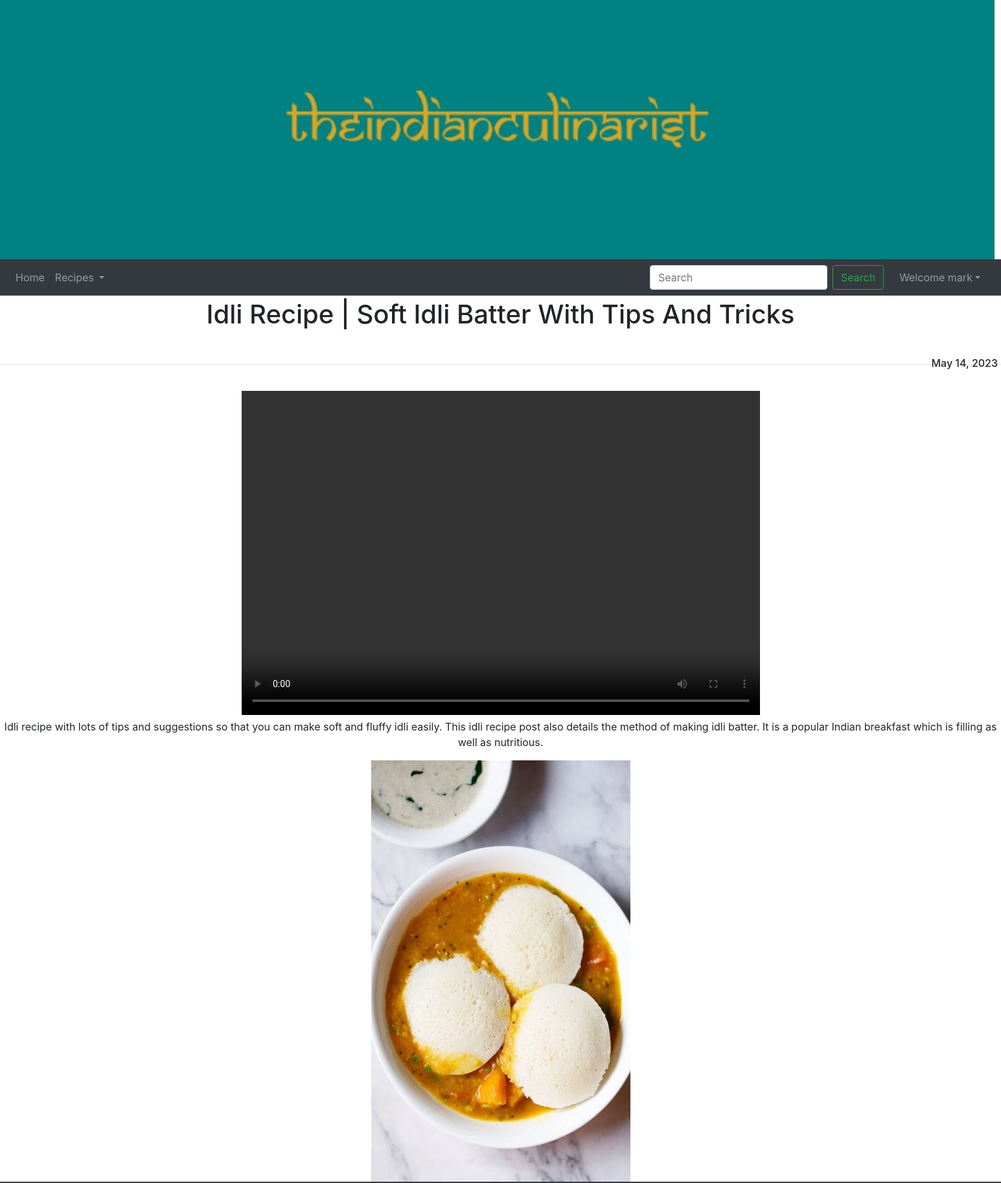
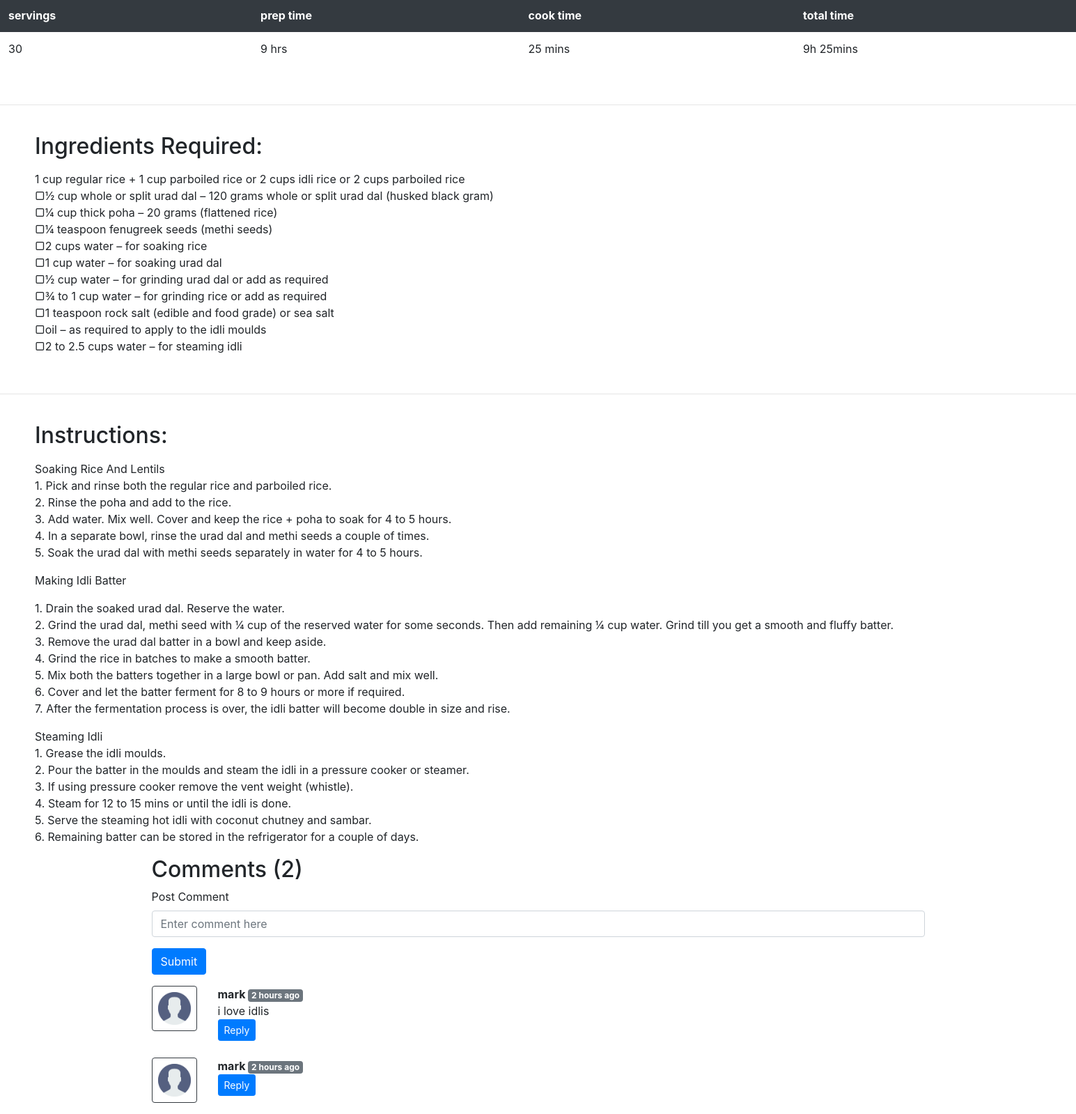
The page /display/Idli Recipe | Soft Idli Batter With Tips And Tricks (signed in) on the database its author committed (2 pictures, top to bottom).
### app/models.py (models this page shows, shortened)
class recipe(models.Model):
    region=models.CharField(max_length=100)
    title =models.CharField(max_length=100)
    image=models.ImageField(upload_to='images',default="")
    date=models.DateField()
    desc =models.TextField()
    ratings =models.FloatField()
    video =models.FileField(upload_to='videos')

class recipe_card(models.Model):
    myfk=models.ForeignKey(recipe,on_delete=models.CASCADE,default="")
    preptime =models.CharField(max_length=100)
    cooktime =models.CharField(max_length=100)
    totaltime =models.CharField(max_length=100)
    servings =models.CharField(max_length=100)
    instructions =models.TextField()
    ingredients=models.TextField(default="")

class Comment(models.Model):
    sno= models.AutoField(primary_key=True)
    comments=models.TextField()
    user=models.ForeignKey(User, on_delete=models.CASCADE)
    post=models.ForeignKey(recipe, on_delete=models.CASCADE)
    parent=models.ForeignKey('self',on_delete=models.CASCADE, null=True )
    timestamp= models.DateTimeField(default=now)

### app/views.py (the view, shortened to what this page needs)
# urls.py: path('display/<topic>', views.display,name="display")
def display(request,topic):
    article=recipe.objects.get(title=topic)
    card=recipe_card.objects.get(myfk=article)
    comments= Comment.objects.filter(post=article,parent=None)
    replies= Comment.objects.filter(post=article).exclude(parent=None)
    replyDict={}
    for reply in replies:
        if reply.parent.sno not in replyDict.keys():
            replyDict[reply.parent.sno]=[reply]
        else:
            replyDict[reply.parent.sno].append(reply)
    return render(request,'app/display.html',{"article":article,"card":card,'comments': comments, 'user': request.user,'replyDict': replyDict})

### app/templatetags/extras.py (called while the page is built)
@register.filter(name='get_val')
def get_val(dict, key):
    return dict.get(key)

### app/templates/app/display.html (shortened to what this page needs)
{% extends 'app/navbar.html' %}
{% block content %}
{% load static %}
{% load humanize %}
{% load extras %}
    <center><h1 style="padding:5px;">{{ article.title }}</h1>
    <br />
    <h6 style="float:right; padding:5px;">{{article.date}} {{article.rating}}</h6>
    <hr />
    <br />
    <video width="800" height="500" controls>
      <source src="/media/{{article.video}}" type="video/mp4">
    </video>
    <p>{{article.desc}}</p>
    <img src="/media/{{article.image}}" class="bd-placeholder-img" width="400" height="650" aria-label="Placeholder: Thumbnail">
    <table class="table table-borderless">
      <thead class="table-dark">
        <tr>
          <th scope="col">servings</th>
          <th scope="col">prep time</th>
          <th scope="col">cook time</th>
          <th scope="col">total time</th>
        </tr>
      </thead>
      <tbody>
        <tr>
          <td>{{card.servings}}</td>
          <td>{{card.preptime}}</td>
          <td>{{card.cooktime}}</td>
          <td>{{card.totaltime}}</td>
        </tr>
      </tbody>
    </table>
    <br />
    <hr />
    <br /></center>
    <div   style="margin-left:50px;">
        <h2>Ingredients Required:</h2>
    <p>{{card.ingredients|linebreaks}}</p>
       </div>
    <br />
     <hr />
    <br />
    <div   style="margin-left:50px;">
        <h2>Instructions:</h2>
        <p>{{card.instructions|linebreaks}}</p>
    </div>
    <div class="container">
    <h2> Comments ({{comments.count}}) </h2>
    <div class="my-2">
        {% if user.is_authenticated %}
        <form action="" method="post">
            <div class="form-group">
                <label for="exampleInputEmail1">Post Comment </label>
                <input type="text" class="form-control" name="comment" placeholder="Enter comment here">
            </div>
            <button type="submit" class="btn btn-primary">Submit</button>
        </form>
        {% else %}
        Please login to post a comment
        {% endif %}
    </div>
    {% for comment in comments %}
    <div class="row my-3">
        <div class="col-md-1  ">
            <img class="rounded mx-auto d-block w-100 border border-dark p-2" src="{% static 'images/user.png' %}" alt="user">
        </div>
        <div class="col-md-11 ">
            <b> {{comment.user.username}} </b> <span class="badge badge-secondary ">{{comment.timestamp|naturaltime}}</span>
            <div>{{comment.comments}}</div>
            <div class="reply mx-0">
                {% if user.is_authenticated %}
                <button class="btn btn-sm btn-primary" type="button" data-toggle="collapse" data-target="#replyBox{{comment.sno}}" aria-expanded="false" aria-controls="replyBox{{comment.sno}}">
                    Reply
                </button>
                {% else %}
                <button class="btn btn-sm btn-primary" type="button" data-toggle="collapse" data-target="#replyBox{{comment.sno}}" aria-expanded="false" aria-controls="replyBox{{comment.sno}}">
                    Login to reply
                </button>
                {% endif %}
            </div>
        </div>
    </div>
    {% endfor %}
    </div>
{% endblock %}

### app/templates/app/navbar.html (shortened to what this page needs)
{% load static %}
<!DOCTYPE html>
<html lang="en" xmlns="http://www.w3.org/1999/xhtml">
<head>
    <link rel="stylesheet" href="https://cdn.jsdelivr.net/npm/bootstrap@4.6.2/dist/css/bootstrap.min.css">
</head>
<body>
    <div>
        <img src="{% static 'images/Samarkan.png' %}" width="1535px" height="400px">
    </div>
    <nav class="navbar sticky-top navbar-expand-lg navbar-dark bg-dark">
        <div class="collapse navbar-collapse" id="navbarSupportedContent">
            <ul class="navbar-nav mr-auto">
                <li class="nav-item">
                    <a class="nav-link" href="{% url "home" %}">Home</a>
                </li>
                <li class="nav-item dropdown">
                    <a class="nav-link dropdown-toggle" href="#" role="button" data-toggle="dropdown" aria-expanded="false">
                        Recipes
                    </a>
                </li>
            </ul>
        </div>
        <form method="get" action="/search" class="form-inline my-2 my-lg-0 mx-3">
            <input class="form-control mr-sm-2" type="search" placeholder="Search" aria-label="Search" name="search" id="search">
            <button class="btn btn-outline-success my-2 my-sm-0" type="submit">Search</button>
        </form>
        {% if user.is_authenticated %}
<ul class="navbar-nav mr-2">
<li class="nav-item dropdown">
<a class="nav-link dropdown-toggle" href='#' id="navbarDropdown" role="button" data-toggle="dropdown"> Welcome {{request.user}}</a>
      </li>
      </ul>
{% endif %}
    </nav>
    {% block content %}
    {% endblock %}
</body>
</html>

### rows shown on the page
recipe: title "Idli Recipe | Soft Idli Batter With Tips And Tricks", date "May 14, 2023", desc "Idli recipe with lots of tips and suggestions so that you can make soft and fluffy idli easily. This idli recipe post also details the method of making idli batter. It is a popular Indian breakfast which is filling as well as nutritious.", image (picture)
recipe_card: servings "30", preptime "9 hrs", cooktime "25 mins", totaltime "9h 25mins", ingredients "1 cup regular rice + 1 cup parboiled rice or 2 cups idli rice or 2 cups parboiled rice ▢½ cup whole or split urad dal – 120 grams whole or split urad dal (husked black gram) ▢¼ cup thick poha – 20 grams (flattened rice) ▢¼ teaspoon fenugreek seeds (methi seeds) ▢2 cups water – for soaking rice ▢1 cup water – for soaking urad dal ▢½ cup water – for grinding urad dal or add as required ▢¾ to 1 cup water – for grinding rice or add as required ▢1 teaspoon rock salt (edible and food grade) or sea salt ▢oil – as required to apply to the idli moulds ▢2 to 2.5 cups water – for steaming idli", instructions "Soaking Rice And Lentils 1. Pick and rinse both the regular rice and parboiled rice. 2. Rinse the poha and add to the rice. 3. Add water. Mix well. Cover and keep the rice + poha to soak for 4 to 5 hours. 4. In a separate bowl, rinse the urad dal and methi seeds a couple of times. 5. Soak the urad dal with methi seeds separately in water for 4 to 5 hours. Making Idli Batter 1. Drain the soaked urad dal. Reserve the water. 2. Grind the urad dal, methi seed with ¼ cup of the reserved water for some seconds. Then add remaining ¼ cup water. Grind till you get a smooth and fluffy batter. 3. Remove the urad dal batter in a bowl and keep aside. 4. Grind the rice in batches to make a smooth batter.…"
Comment: user.username "mark", timestamp "2 hours ago", comments "i love idlis"
Comment: user.username "mark", timestamp "2 hours ago"

### other values the page prints
{{ request.user }} "mark"
{{ comments.count }} "2"
